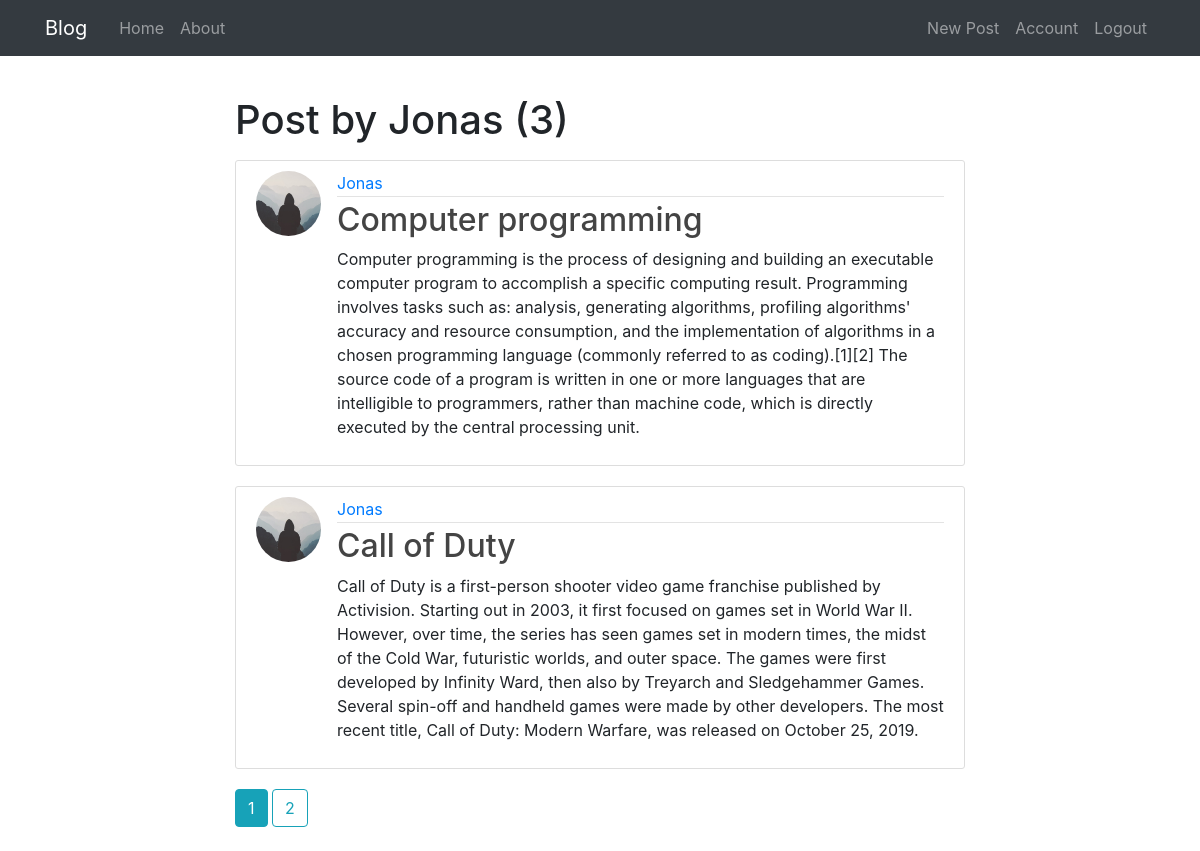
The page /user/Jonas (signed in) on the database its author committed.
### flaskblog/models.py (models this page shows, shortened)
class User(db.Model, UserMixin):
    id = db.Column(db.Integer, primary_key=True)
    username = db.Column(db.String(20), unique=True, nullable=False)
    email = db.Column(db.String(120), unique=True, nullable=False)
    image_file = db.Column(db.String(20), nullable=False, default='default.jpg')
    password = db.Column(db.String(60), nullable=False)
    posts = db.relationship('Post', backref='author', lazy=True)

class Post(db.Model):
    id = db.Column(db.Integer, primary_key=True)
    title = db.Column(db.String(100), nullable=False)
    content = db.Column(db.Text, nullable=False)
    user_id = db.Column(db.Integer, db.ForeignKey('user.id'), nullable=False)

### flaskblog/routes.py (the view)
@app.route("/user/<string:username>")
def user_posts(username):
	page = request.args.get('page', 1, type=int)
	user = User.query.filter_by(username=username).first_or_404()
	posts = Post.query.filter_by(author=user).paginate(page=page, per_page=2)
	return render_template('user_posts.html', posts=posts, user=user)

### flaskblog/models.py (called while the page is built)
@login_manager.user_loader
def load_user(user_id):
    return User.query.get(int(user_id))

### flaskblog/templates/user_posts.html
{% extends "general_layout.html" %}
{% block changing %}
<h1 class="mb-3"> Post by {{ user.username }} ({{ posts.total }})</h1>
{%for post in posts.items%}
<article class="media content-section">
  <img class="rounded-circle article-img" src="{{url_for('static',filename='profile_pics/' + post.author.image_file)}}">
  <div class="media-body">
    <div class="article article-metadata">
      <a class="mr-2" href="{{ url_for('user_posts', username = post.author.username) }}">{{ post.author.username }}</a>
    </div>
    <h2><a class="article-title" href="{{url_for('post',post_id=post.id)}}">{{ post.title }}</a></h2>
    <p class="article-content">{{ post.content }}</p>
  </div>
</article>
{% endfor %}
{%for page_num in posts.iter_pages(left_edge=1, right_edge=1, left_current=1, right_current=2) %}
{% if page_num %}
  {% if posts.page == page_num %}
    <a class="btn btn-info mb-4" href="{{url_for('user_posts',  username=user.username, page=page_num)}}">{{ page_num}}</a>
  {% else %}
    <a class="btn btn-outline-info mb-4" href="{{url_for('user_posts',  username=user.username, page=page_num)}}">{{ page_num}}</a>
  {% endif %}
{% else %}
  ...
{% endif %}
{% endfor %}
{% endblock changing %}

### flaskblog/static/main.css (style rules this page uses)
body { background: #fafafa; color: #333333; margin-top: 5rem; }
h1, h2, h3, h4, h5, h6 { color: #444444; }
.content-section { background: #ffffff; padding: 10px 20px; border: 1px solid #dddddd; border-radius: 3px; margin-bottom: 20px; }
.article-title { color: #444444; }
.article-content { white-space: pre-line; }
.article-img { height: 65px; width: 65px; margin-right: 16px; }
.article-metadata { padding-bottom: 1px; margin-bottom: 4px; border-bottom: 1px solid #e3e3e3 }

### rows shown on the page
User: username "Jonas"
Post: image_file (placeholder picture), author.username "Jonas", title "Computer programming", content "Computer programming is the process of designing and building an executable computer program to accomplish a specific computing result. Programming involves tasks such as: analysis, generating algorithms, profiling algorithms' accuracy and resource consumption, and the implementation of algorithms in a chosen programming language (commonly referred to as coding).[1][2] The source code of a program is written in one or more languages that are intelligible to programmers, rather than machine code, which is directly executed by the central processing unit."
Post: image_file (placeholder picture), author.username "Jonas", title "Call of Duty", content "Call of Duty is a first-person shooter video game franchise published by Activision. Starting out in 2003, it first focused on games set in World War II. However, over time, the series has seen games set in modern times, the midst of the Cold War, futuristic worlds, and outer space. The games were first developed by Infinity Ward, then also by Treyarch and Sledgehammer Games. Several spin-off and handheld games were made by other developers. The most recent title, Call of Duty: Modern Warfare, was released on October 25, 2019."

### other values the page prints
{{ posts.total }} "3"
{{ page_num }} "1"
{{ page_num }} "2"
